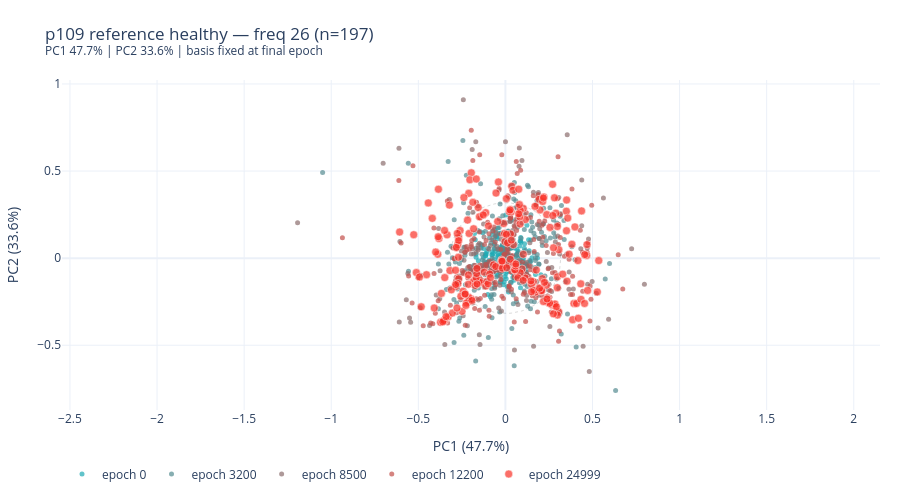
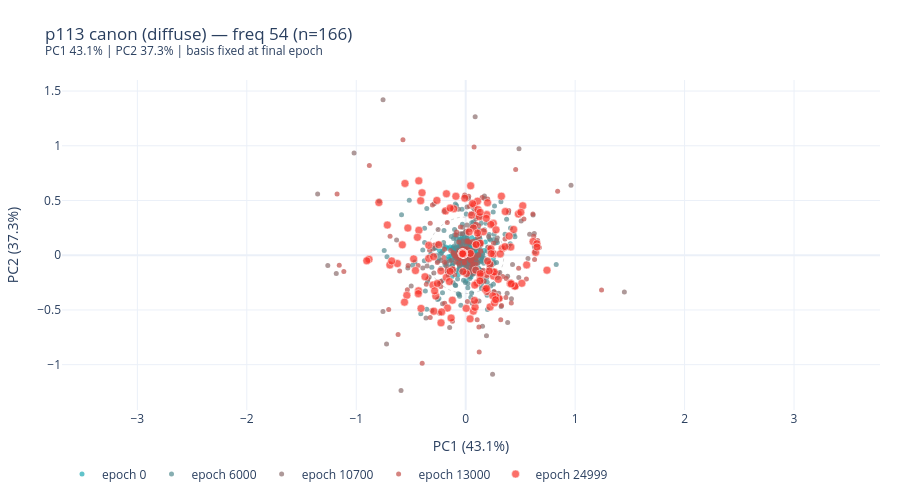
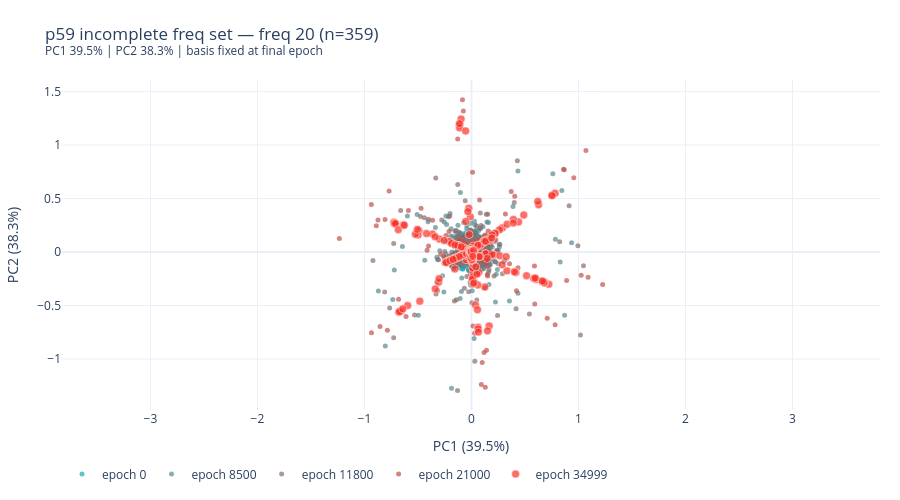
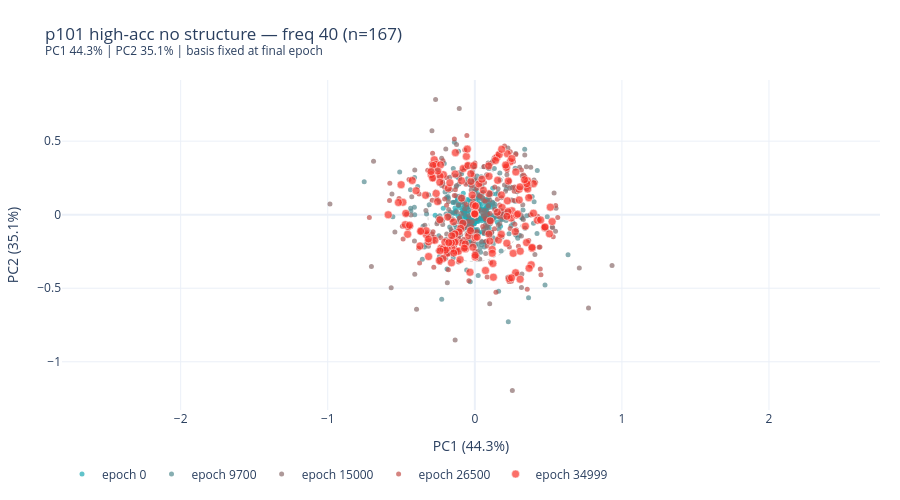

The cell these charts' notebook holds for them, in order:
### Markdown cell above
## PC1 vs PC2 scatter — one group per model, multiple epochs

Each panel shows one frequency group (the largest group for each model) projected
onto PC1–PC2 of the **final-epoch basis**. Five representative epochs are overlaid;
color encodes epoch (early = light, late = dark). A ring arrangement would indicate
neurons are sampling different phases of a shared periodic direction.

### Code cell
def render_pc12_scatter_epochs(model_data, group, n_epochs=5, title=""):
    """Scatter of PC1 vs PC2 at n_epochs evenly-spaced checkpoints.

    Each epoch is one trace, colored along a viridis gradient.
    Final epoch is highlighted with larger markers.
    """
    loader = model_data["loader"]
    all_epochs = model_data["epochs"]
    snap_epochs = get_representative_epochs(all_epochs, n_epochs)

    members = group["members"]
    ref_basis = group["ref_basis"]

    fig = go.Figure()

    colors = [f"rgba({int(30 + 220*(i/(n_epochs-1)))}, "
              f"{int(50 + 120*(1 - i/(n_epochs-1)))}, "
              f"{int(180 - 140*(i/(n_epochs-1)))}, 0.7)"
              for i in range(n_epochs)]

    for i, epoch in enumerate(snap_epochs):
        snap = loader.load_epoch("parameter_snapshot", epoch)
        W_in = snap["W_in"]
        coords = project_onto(W_in[:, members], ref_basis)  # (n_group, 3)

        is_final = (epoch == all_epochs[-1])
        fig.add_trace(go.Scatter(
            x=coords[:, 0].tolist(),
            y=coords[:, 1].tolist(),
            mode="markers",
            name=f"epoch {epoch}",
            marker=dict(
                color=colors[i],
                size=8 if is_final else 5,
                line=dict(width=0.5, color="white") if is_final else dict(width=0),
            ),
            hovertemplate=f"epoch={epoch}<br>PC1=%{{x:.3f}}<br>PC2=%{{y:.3f}}<extra></extra>",
        ))

    # Add final epoch ring guide
    snap = loader.load_epoch("parameter_snapshot", all_epochs[-1])
    coords_final = project_onto(snap["W_in"][:, members], ref_basis)
    r = np.sqrt(coords_final[:, 0]**2 + coords_final[:, 1]**2).mean()
    theta = np.linspace(0, 2 * np.pi, 100)
    fig.add_trace(go.Scatter(
        x=(r * np.cos(theta)).tolist(),
        y=(r * np.sin(theta)).tolist(),
        mode="lines",
        line=dict(color="rgba(0,0,0,0.15)", width=1, dash="dot"),
        showlegend=False,
        hoverinfo="skip",
    ))

    s = group["ref_s"]
    total_var = (s**2).sum()
    pc1_frac = s[0]**2 / total_var
    pc2_frac = s[1]**2 / total_var

    fig.update_layout(
        title=f"{title} — freq {group['freq']} (n={len(members)})<br>"
              f"<sup>PC1 {pc1_frac:.1%} | PC2 {pc2_frac:.1%} | basis fixed at final epoch</sup>",
        xaxis_title=f"PC1 ({pc1_frac:.1%})",
        yaxis_title=f"PC2 ({pc2_frac:.1%})",
        yaxis=dict(scaleanchor="x"),
        template="plotly_white",
        height=500,
        margin=dict(l=60, r=20, t=80, b=60),
        legend=dict(orientation="h", y=-0.15),
    )
    return fig


for prime, seed, data_seed, label in MODELS:
    v = family.get_variant(prime=prime, seed=seed, data_seed=data_seed)
    model_data = load_group_data(v, prime)

    # Pick the largest group
    largest = max(model_data["groups"], key=lambda g: len(g["members"]))

    fig = render_pc12_scatter_epochs(model_data, largest, n_epochs=5, title=label)
    fig.show()
    tag = f"p{prime}_s{seed}_ds{data_seed}"
    fig.write_image(str(EXPORT_DIR / f"{tag}_pc12_scatter.png"))
    print(f"  {label}: {len(model_data['groups'])} groups")

### Figure 1 — Plotly figure (JSON) as saved in the notebook; plotly's stock layout.template omitted (floating-point values rounded to 4 significant figures; data arrays with more than 128 entries replaced by an {"elided": "..."} marker saying what was removed)
{"data": [{"hovertemplate": "epoch=0<br>PC1=%{x:.3f}<br>PC2=%{y:.3f}<extra></extra>", "marker": {"color": "rgba(30, 170, 180, 0.7)", "line": {"width": 0}, "size": 5}, "mode": "markers", "name": "epoch 0", "type": "scatter", "x": {"elided": "197 float values"}, "y": {"elided": "197 float values"}}, {"hovertemplate": "epoch=3200<br>PC1=%{x:.3f}<br>PC2=%{y:.3f}<extra></extra>", "marker": {"color": "rgba(85, 140, 145, 0.7)", "line": {"width": 0}, "size": 5}, "mode": "markers", "name": "epoch 3200", "type": "scatter", "x": {"elided": "197 float values"}, "y": {"elided": "197 float values"}}, {"hovertemplate": "epoch=8500<br>PC1=%{x:.3f}<br>PC2=%{y:.3f}<extra></extra>", "marker": {"color": "rgba(140, 110, 110, 0.7)", "line": {"width": 0}, "size": 5}, "mode": "markers", "name": "epoch 8500", "type": "scatter", "x": {"elided": "197 float values"}, "y": {"elided": "197 float values"}}, {"hovertemplate": "epoch=12200<br>PC1=%{x:.3f}<br>PC2=%{y:.3f}<extra></extra>", "marker": {"color": "rgba(195, 80, 75, 0.7)", "line": {"width": 0}, "size": 5}, "mode": "markers", "name": "epoch 12200", "type": "scatter", "x": {"elided": "197 float values"}, "y": {"elided": "197 float values"}}, {"hovertemplate": "epoch=24999<br>PC1=%{x:.3f}<br>PC2=%{y:.3f}<extra></extra>", "marker": {"color": "rgba(250, 50, 40, 0.7)", "line": {"color": "white", "width": 0.5}, "size": 8}, "mode": "markers", "name": "epoch 24999", "type": "scatter", "x": {"elided": "197 float values"}, "y": {"elided": "197 float values"}}, {"hoverinfo": "skip", "line": {"color": "rgba(0,0,0,0.15)", "dash": "dot", "width": 1}, "mode": "lines", "showlegend": false, "type": "scatter", "x": [0.3175, 0.3168, 0.3149, 0.3117, 0.3073, 0.3016, 0.2947, 0.2867, 0.2774, 0.2671, 0.2557, 0.2432, 0.2298, 0.2154, 0.2002, 0.1842, 0.1674, 0.1499, 0.1319, 0.1133, 0.09427, 0.07485, 0.05513, 0.03519, 0.01511, -0.005037, -0.02516, -0.04518, -0.06502, -0.0846, -0.1038, -0.1227, -0.141, -0.1587, -0.1759, -0.1923, -0.2079, -0.2227, -0.2366, -0.2496, -0.2615, -0.2724, -0.2822, -0.2908, -0.2983, -0.3046, -0.3097, -0.3135, -0.316, -0.3173, -0.3173, -0.316, -0.3135, -0.3097, -0.3046, -0.2983, -0.2908, -0.2822, -0.2724, -0.2615, -0.2496, -0.2366, -0.2227, -0.2079, -0.1923, -0.1759, -0.1587, -0.141, -0.1227, -0.1038, -0.0846, -0.06502, -0.04518, -0.02516, -0.005037, 0.01511, 0.03519, 0.05513, 0.07485, 0.09427, 0.1133, 0.1319, 0.1499, 0.1674, 0.1842, 0.2002, 0.2154, 0.2298, 0.2432, 0.2557, 0.2671, 0.2774, 0.2867, 0.2947, 0.3016, 0.3073, 0.3117, 0.3149, 0.3168, 0.3175], "y": [0, 0.02014, 0.04019, 0.06008, 0.07973, 0.09906, 0.118, 0.1364, 0.1544, 0.1716, 0.1882, 0.2041, 0.2191, 0.2332, 0.2464, 0.2586, 0.2698, 0.2798, 0.2888, 0.2966, 0.3032, 0.3085, 0.3127, 0.3155, 0.3171, 0.3174, 0.3165, 0.3142, 0.3107, 0.306, 0.3, 0.2928, 0.2845, 0.2749, 0.2643, 0.2526, 0.2399, 0.2263, 0.2117, 0.1963, 0.18, 0.1631, 0.1455, 0.1273, 0.1086, 0.08944, 0.06994, 0.05016, 0.03018, 0.01007, -0.01007, -0.03018, -0.05016, -0.06994, -0.08944, -0.1086, -0.1273, -0.1455, -0.1631, -0.18, -0.1963, -0.2117, -0.2263, -0.2399, -0.2526, -0.2643, -0.2749, -0.2845, -0.2928, -0.3, -0.306, -0.3107, -0.3142, -0.3165, -0.3174, -0.3171, -0.3155, -0.3127, -0.3085, -0.3032, -0.2966, -0.2888, -0.2798, -0.2698, -0.2586, -0.2464, -0.2332, -0.2191, -0.2041, -0.1882, -0.1716, -0.1544, -0.1364, -0.118, -0.09906, -0.07973, -0.06008, -0.04019, -0.02014, -7.776e-17]}], "layout": {"height": 500, "legend": {"orientation": "h", "y": -0.15}, "margin": {"b": 60, "l": 60, "r": 20, "t": 80}, "title": {"text": "p109 reference healthy — freq 26 (n=197)<br><sup>PC1 47.7% | PC2 33.6% | basis fixed at final epoch</sup>"}, "xaxis": {"title": {"text": "PC1 (47.7%)"}}, "yaxis": {"scaleanchor": "x", "title": {"text": "PC2 (33.6%)"}}}}

### Figure 2 — Plotly figure (JSON) as saved in the notebook; plotly's stock layout.template omitted (floating-point values rounded to 4 significant figures; data arrays with more than 128 entries replaced by an {"elided": "..."} marker saying what was removed)
{"data": [{"hovertemplate": "epoch=0<br>PC1=%{x:.3f}<br>PC2=%{y:.3f}<extra></extra>", "marker": {"color": "rgba(30, 170, 180, 0.7)", "line": {"width": 0}, "size": 5}, "mode": "markers", "name": "epoch 0", "type": "scatter", "x": {"elided": "166 float values"}, "y": {"elided": "166 float values"}}, {"hovertemplate": "epoch=6000<br>PC1=%{x:.3f}<br>PC2=%{y:.3f}<extra></extra>", "marker": {"color": "rgba(85, 140, 145, 0.7)", "line": {"width": 0}, "size": 5}, "mode": "markers", "name": "epoch 6000", "type": "scatter", "x": {"elided": "166 float values"}, "y": {"elided": "166 float values"}}, {"hovertemplate": "epoch=10700<br>PC1=%{x:.3f}<br>PC2=%{y:.3f}<extra></extra>", "marker": {"color": "rgba(140, 110, 110, 0.7)", "line": {"width": 0}, "size": 5}, "mode": "markers", "name": "epoch 10700", "type": "scatter", "x": {"elided": "166 float values"}, "y": {"elided": "166 float values"}}, {"hovertemplate": "epoch=13000<br>PC1=%{x:.3f}<br>PC2=%{y:.3f}<extra></extra>", "marker": {"color": "rgba(195, 80, 75, 0.7)", "line": {"width": 0}, "size": 5}, "mode": "markers", "name": "epoch 13000", "type": "scatter", "x": {"elided": "166 float values"}, "y": {"elided": "166 float values"}}, {"hovertemplate": "epoch=24999<br>PC1=%{x:.3f}<br>PC2=%{y:.3f}<extra></extra>", "marker": {"color": "rgba(250, 50, 40, 0.7)", "line": {"color": "white", "width": 0.5}, "size": 8}, "mode": "markers", "name": "epoch 24999", "type": "scatter", "x": {"elided": "166 float values"}, "y": {"elided": "166 float values"}}, {"hoverinfo": "skip", "line": {"color": "rgba(0,0,0,0.15)", "dash": "dot", "width": 1}, "mode": "lines", "showlegend": false, "type": "scatter", "x": [0.35, 0.3493, 0.3471, 0.3436, 0.3387, 0.3325, 0.3249, 0.316, 0.3058, 0.2944, 0.2818, 0.2681, 0.2533, 0.2375, 0.2207, 0.203, 0.1845, 0.1653, 0.1454, 0.1249, 0.1039, 0.08251, 0.06077, 0.03879, 0.01665, -0.005553, -0.02773, -0.04981, -0.07167, -0.09326, -0.1145, -0.1352, -0.1554, -0.175, -0.1939, -0.2119, -0.2292, -0.2455, -0.2608, -0.2751, -0.2883, -0.3003, -0.3111, -0.3206, -0.3289, -0.3358, -0.3414, -0.3456, -0.3484, -0.3498, -0.3498, -0.3484, -0.3456, -0.3414, -0.3358, -0.3289, -0.3206, -0.3111, -0.3003, -0.2883, -0.2751, -0.2608, -0.2455, -0.2292, -0.2119, -0.1939, -0.175, -0.1554, -0.1352, -0.1145, -0.09326, -0.07167, -0.04981, -0.02773, -0.005553, 0.01665, 0.03879, 0.06077, 0.08251, 0.1039, 0.1249, 0.1454, 0.1653, 0.1845, 0.203, 0.2207, 0.2375, 0.2533, 0.2681, 0.2818, 0.2944, 0.3058, 0.316, 0.3249, 0.3325, 0.3387, 0.3436, 0.3471, 0.3493, 0.35], "y": [0, 0.0222, 0.0443, 0.06623, 0.08789, 0.1092, 0.1301, 0.1504, 0.1702, 0.1892, 0.2075, 0.225, 0.2415, 0.2571, 0.2716, 0.2851, 0.2974, 0.3085, 0.3183, 0.3269, 0.3342, 0.3401, 0.3446, 0.3478, 0.3496, 0.3499, 0.3489, 0.3464, 0.3425, 0.3373, 0.3307, 0.3228, 0.3136, 0.3031, 0.2914, 0.2785, 0.2645, 0.2494, 0.2333, 0.2163, 0.1985, 0.1798, 0.1604, 0.1403, 0.1197, 0.0986, 0.0771, 0.05529, 0.03327, 0.0111, -0.0111, -0.03327, -0.05529, -0.0771, -0.0986, -0.1197, -0.1403, -0.1604, -0.1798, -0.1985, -0.2163, -0.2333, -0.2494, -0.2645, -0.2785, -0.2914, -0.3031, -0.3136, -0.3228, -0.3307, -0.3373, -0.3425, -0.3464, -0.3489, -0.3499, -0.3496, -0.3478, -0.3446, -0.3401, -0.3342, -0.3269, -0.3183, -0.3085, -0.2974, -0.2851, -0.2716, -0.2571, -0.2415, -0.225, -0.2075, -0.1892, -0.1702, -0.1504, -0.1301, -0.1092, -0.08789, -0.06623, -0.0443, -0.0222, -8.572e-17]}], "layout": {"height": 500, "legend": {"orientation": "h", "y": -0.15}, "margin": {"b": 60, "l": 60, "r": 20, "t": 80}, "title": {"text": "p113 canon (diffuse) — freq 54 (n=166)<br><sup>PC1 43.1% | PC2 37.3% | basis fixed at final epoch</sup>"}, "xaxis": {"title": {"text": "PC1 (43.1%)"}}, "yaxis": {"scaleanchor": "x", "title": {"text": "PC2 (37.3%)"}}}}

### Figure 3 — Plotly figure (JSON) as saved in the notebook; plotly's stock layout.template omitted (floating-point values rounded to 4 significant figures; data arrays with more than 128 entries replaced by an {"elided": "..."} marker saying what was removed)
{"data": [{"hovertemplate": "epoch=0<br>PC1=%{x:.3f}<br>PC2=%{y:.3f}<extra></extra>", "marker": {"color": "rgba(30, 170, 180, 0.7)", "line": {"width": 0}, "size": 5}, "mode": "markers", "name": "epoch 0", "type": "scatter", "x": {"elided": "359 float values"}, "y": {"elided": "359 float values"}}, {"hovertemplate": "epoch=8500<br>PC1=%{x:.3f}<br>PC2=%{y:.3f}<extra></extra>", "marker": {"color": "rgba(85, 140, 145, 0.7)", "line": {"width": 0}, "size": 5}, "mode": "markers", "name": "epoch 8500", "type": "scatter", "x": {"elided": "359 float values"}, "y": {"elided": "359 float values"}}, {"hovertemplate": "epoch=11800<br>PC1=%{x:.3f}<br>PC2=%{y:.3f}<extra></extra>", "marker": {"color": "rgba(140, 110, 110, 0.7)", "line": {"width": 0}, "size": 5}, "mode": "markers", "name": "epoch 11800", "type": "scatter", "x": {"elided": "359 float values"}, "y": {"elided": "359 float values"}}, {"hovertemplate": "epoch=21000<br>PC1=%{x:.3f}<br>PC2=%{y:.3f}<extra></extra>", "marker": {"color": "rgba(195, 80, 75, 0.7)", "line": {"width": 0}, "size": 5}, "mode": "markers", "name": "epoch 21000", "type": "scatter", "x": {"elided": "359 float values"}, "y": {"elided": "359 float values"}}, {"hovertemplate": "epoch=34999<br>PC1=%{x:.3f}<br>PC2=%{y:.3f}<extra></extra>", "marker": {"color": "rgba(250, 50, 40, 0.7)", "line": {"color": "white", "width": 0.5}, "size": 8}, "mode": "markers", "name": "epoch 34999", "type": "scatter", "x": {"elided": "359 float values"}, "y": {"elided": "359 float values"}}, {"hoverinfo": "skip", "line": {"color": "rgba(0,0,0,0.15)", "dash": "dot", "width": 1}, "mode": "lines", "showlegend": false, "type": "scatter", "x": [0.1695, 0.1691, 0.1681, 0.1664, 0.164, 0.161, 0.1573, 0.153, 0.1481, 0.1426, 0.1365, 0.1298, 0.1227, 0.115, 0.1069, 0.0983, 0.08935, 0.08004, 0.0704, 0.06048, 0.05032, 0.03996, 0.02943, 0.01878, 0.008064, -0.002689, -0.01343, -0.02412, -0.03471, -0.04516, -0.05543, -0.06548, -0.07526, -0.08474, -0.09388, -0.1026, -0.111, -0.1189, -0.1263, -0.1332, -0.1396, -0.1454, -0.1506, -0.1553, -0.1593, -0.1626, -0.1653, -0.1673, -0.1687, -0.1694, -0.1694, -0.1687, -0.1673, -0.1653, -0.1626, -0.1593, -0.1553, -0.1506, -0.1454, -0.1396, -0.1332, -0.1263, -0.1189, -0.111, -0.1026, -0.09388, -0.08474, -0.07526, -0.06548, -0.05543, -0.04516, -0.03471, -0.02412, -0.01343, -0.002689, 0.008064, 0.01878, 0.02943, 0.03996, 0.05032, 0.06048, 0.0704, 0.08004, 0.08935, 0.0983, 0.1069, 0.115, 0.1227, 0.1298, 0.1365, 0.1426, 0.1481, 0.153, 0.1573, 0.161, 0.164, 0.1664, 0.1681, 0.1691, 0.1695], "y": [0, 0.01075, 0.02145, 0.03207, 0.04256, 0.05288, 0.06299, 0.07284, 0.0824, 0.09162, 0.1005, 0.1089, 0.117, 0.1245, 0.1315, 0.138, 0.144, 0.1494, 0.1542, 0.1583, 0.1618, 0.1647, 0.1669, 0.1684, 0.1693, 0.1695, 0.1689, 0.1677, 0.1659, 0.1633, 0.1602, 0.1563, 0.1518, 0.1468, 0.1411, 0.1349, 0.1281, 0.1208, 0.113, 0.1048, 0.0961, 0.08706, 0.07766, 0.06795, 0.05796, 0.04775, 0.03734, 0.02678, 0.01611, 0.005377, -0.005377, -0.01611, -0.02678, -0.03734, -0.04775, -0.05796, -0.06795, -0.07766, -0.08706, -0.0961, -0.1048, -0.113, -0.1208, -0.1281, -0.1349, -0.1411, -0.1468, -0.1518, -0.1563, -0.1602, -0.1633, -0.1659, -0.1677, -0.1689, -0.1695, -0.1693, -0.1684, -0.1669, -0.1647, -0.1618, -0.1583, -0.1542, -0.1494, -0.144, -0.138, -0.1315, -0.1245, -0.117, -0.1089, -0.1005, -0.09162, -0.0824, -0.07284, -0.06299, -0.05288, -0.04256, -0.03207, -0.02145, -0.01075, -4.151e-17]}], "layout": {"height": 500, "legend": {"orientation": "h", "y": -0.15}, "margin": {"b": 60, "l": 60, "r": 20, "t": 80}, "title": {"text": "p59 incomplete freq set — freq 20 (n=359)<br><sup>PC1 39.5% | PC2 38.3% | basis fixed at final epoch</sup>"}, "xaxis": {"title": {"text": "PC1 (39.5%)"}}, "yaxis": {"scaleanchor": "x", "title": {"text": "PC2 (38.3%)"}}}}

### Figure 4 — Plotly figure (JSON) as saved in the notebook; plotly's stock layout.template omitted (floating-point values rounded to 4 significant figures; data arrays with more than 128 entries replaced by an {"elided": "..."} marker saying what was removed)
{"data": [{"hovertemplate": "epoch=0<br>PC1=%{x:.3f}<br>PC2=%{y:.3f}<extra></extra>", "marker": {"color": "rgba(30, 170, 180, 0.7)", "line": {"width": 0}, "size": 5}, "mode": "markers", "name": "epoch 0", "type": "scatter", "x": {"elided": "167 float values"}, "y": {"elided": "167 float values"}}, {"hovertemplate": "epoch=9700<br>PC1=%{x:.3f}<br>PC2=%{y:.3f}<extra></extra>", "marker": {"color": "rgba(85, 140, 145, 0.7)", "line": {"width": 0}, "size": 5}, "mode": "markers", "name": "epoch 9700", "type": "scatter", "x": {"elided": "167 float values"}, "y": {"elided": "167 float values"}}, {"hovertemplate": "epoch=15000<br>PC1=%{x:.3f}<br>PC2=%{y:.3f}<extra></extra>", "marker": {"color": "rgba(140, 110, 110, 0.7)", "line": {"width": 0}, "size": 5}, "mode": "markers", "name": "epoch 15000", "type": "scatter", "x": {"elided": "167 float values"}, "y": {"elided": "167 float values"}}, {"hovertemplate": "epoch=26500<br>PC1=%{x:.3f}<br>PC2=%{y:.3f}<extra></extra>", "marker": {"color": "rgba(195, 80, 75, 0.7)", "line": {"width": 0}, "size": 5}, "mode": "markers", "name": "epoch 26500", "type": "scatter", "x": {"elided": "167 float values"}, "y": {"elided": "167 float values"}}, {"hovertemplate": "epoch=34999<br>PC1=%{x:.3f}<br>PC2=%{y:.3f}<extra></extra>", "marker": {"color": "rgba(250, 50, 40, 0.7)", "line": {"color": "white", "width": 0.5}, "size": 8}, "mode": "markers", "name": "epoch 34999", "type": "scatter", "x": {"elided": "167 float values"}, "y": {"elided": "167 float values"}}, {"hoverinfo": "skip", "line": {"color": "rgba(0,0,0,0.15)", "dash": "dot", "width": 1}, "mode": "lines", "showlegend": false, "type": "scatter", "x": [0.3194, 0.3187, 0.3168, 0.3136, 0.3091, 0.3034, 0.2965, 0.2884, 0.2791, 0.2687, 0.2572, 0.2447, 0.2311, 0.2167, 0.2014, 0.1853, 0.1684, 0.1508, 0.1327, 0.114, 0.09483, 0.07529, 0.05546, 0.0354, 0.0152, -0.005067, -0.02531, -0.04545, -0.06541, -0.0851, -0.1045, -0.1234, -0.1418, -0.1597, -0.1769, -0.1934, -0.2091, -0.224, -0.238, -0.251, -0.2631, -0.274, -0.2839, -0.2926, -0.3001, -0.3064, -0.3115, -0.3154, -0.3179, -0.3192, -0.3192, -0.3179, -0.3154, -0.3115, -0.3064, -0.3001, -0.2926, -0.2839, -0.274, -0.2631, -0.251, -0.238, -0.224, -0.2091, -0.1934, -0.1769, -0.1597, -0.1418, -0.1234, -0.1045, -0.0851, -0.06541, -0.04545, -0.02531, -0.005067, 0.0152, 0.0354, 0.05546, 0.07529, 0.09483, 0.114, 0.1327, 0.1508, 0.1684, 0.1853, 0.2014, 0.2167, 0.2311, 0.2447, 0.2572, 0.2687, 0.2791, 0.2884, 0.2965, 0.3034, 0.3091, 0.3136, 0.3168, 0.3187, 0.3194], "y": [0, 0.02026, 0.04043, 0.06044, 0.08021, 0.09965, 0.1187, 0.1373, 0.1553, 0.1727, 0.1894, 0.2053, 0.2204, 0.2346, 0.2479, 0.2601, 0.2714, 0.2815, 0.2905, 0.2983, 0.305, 0.3104, 0.3145, 0.3174, 0.319, 0.3193, 0.3184, 0.3161, 0.3126, 0.3078, 0.3018, 0.2946, 0.2862, 0.2766, 0.2659, 0.2541, 0.2414, 0.2276, 0.2129, 0.1974, 0.1811, 0.1641, 0.1463, 0.128, 0.1092, 0.08998, 0.07036, 0.05046, 0.03036, 0.01013, -0.01013, -0.03036, -0.05046, -0.07036, -0.08998, -0.1092, -0.128, -0.1463, -0.1641, -0.1811, -0.1974, -0.2129, -0.2276, -0.2414, -0.2541, -0.2659, -0.2766, -0.2862, -0.2946, -0.3018, -0.3078, -0.3126, -0.3161, -0.3184, -0.3193, -0.319, -0.3174, -0.3145, -0.3104, -0.305, -0.2983, -0.2905, -0.2815, -0.2714, -0.2601, -0.2479, -0.2346, -0.2204, -0.2053, -0.1894, -0.1727, -0.1553, -0.1373, -0.1187, -0.09965, -0.08021, -0.06044, -0.04043, -0.02026, -7.822e-17]}], "layout": {"height": 500, "legend": {"orientation": "h", "y": -0.15}, "margin": {"b": 60, "l": 60, "r": 20, "t": 80}, "title": {"text": "p101 high-acc no structure — freq 40 (n=167)<br><sup>PC1 44.3% | PC2 35.1% | basis fixed at final epoch</sup>"}, "xaxis": {"title": {"text": "PC1 (44.3%)"}}, "yaxis": {"scaleanchor": "x", "title": {"text": "PC2 (35.1%)"}}}}
